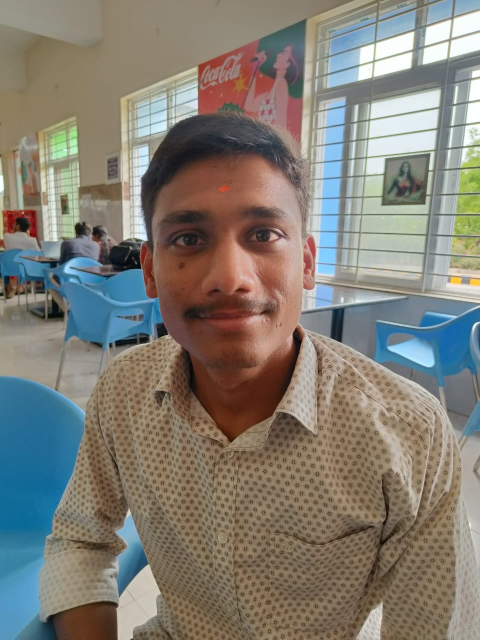
#> input picture python/Sai.jpeg, 960 x 1280 px, given in place of the camera (shown at 1/2 size)
$ python mainv2.py
#> lines starting #> are read from the running program, lines starting #| are printed output that depends on the picture; after the words box and inside, x2 and y2 are one past the last pixel; in counts of white or black regions, pixels touching at a corner belong together
#> the answer given: 1
import cv2
import numpy as np
import os
import serial
import time
import sqlite3
from datetime import datetime
from time import sleep

# Database setup
conn = sqlite3.connect('attendance.db')
c = conn.cursor()
c.execute('''CREATE TABLE IF NOT EXISTS attendance
             (id INTEGER PRIMARY KEY, name TEXT, date TEXT, time TEXT,
              face_recognized INTEGER, fingerprint_matched INTEGER)''')
conn.commit()

# Initialize face recognizer
face_cascade = cv2.CascadeClassifier(cv2.data.haarcascades + 'haarcascade_frontalface_default.xml')
recognizer = cv2.face.LBPHFaceRecognizer_create()


# Load trained faces
def load_trained_faces():
    if os.path.exists('trainer.yml'):
        recognizer.read('trainer.yml')


load_trained_faces()

# Serial communication with Arduino
# arduino = serial.Serial('COM3', 9600, timeout=1)
arduino = serial.Serial('/dev/cu.usbmodem140111', 9600, timeout=1)


time.sleep(2)  # Allow time for Arduino to initialize

# Known faces (should match your training data)
known_faces = {
    0: "Sai",
    # Add more as needed
}


# [66 lines left out: functions train_new_face, reconnect_arduino, not called in this run]


def recognize_face():
    cam = cv2.VideoCapture(1)
    recognized = False
    face_id = None

    while not recognized:
        ret, img = cam.read()
#> img is the input picture: shape (1280, 960, 3); mean B, G, R 116.8, 126, 130.5
        gray = cv2.cvtColor(img, cv2.COLOR_BGR2GRAY)
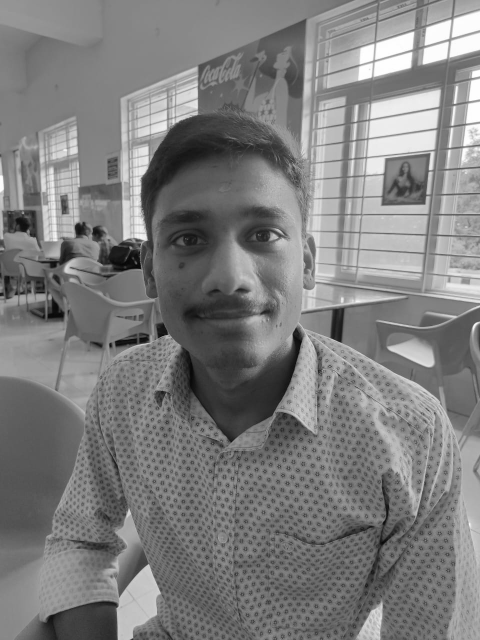
#> gray: shape (1280, 960) (shown at 1/2 size); min 1, max 255, mean 126.3
        faces = face_cascade.detectMultiScale(gray, 1.3, 5)
#> faces = [[109, 716, 92, 92], [244, 305, 430, 430]]

        for (x, y, w, h) in faces:
            cv2.rectangle(img, (x, y), (x + w, y + h), (255, 0, 0), 2)
            id, confidence = recognizer.predict(gray[y:y + h, x:x + w])

            if confidence < 100:
                recognized = True
                face_id = id
                name = known_faces.get(id, "Unknown")
                cv2.putText(img, name, (x, y - 10), cv2.FONT_HERSHEY_SIMPLEX, 0.9, (36, 255, 12), 2)
            else:
                cv2.putText(img, "Unknown", (x, y - 10), cv2.FONT_HERSHEY_SIMPLEX, 0.9, (36, 255, 12), 2)
#> this loop made 1 pass
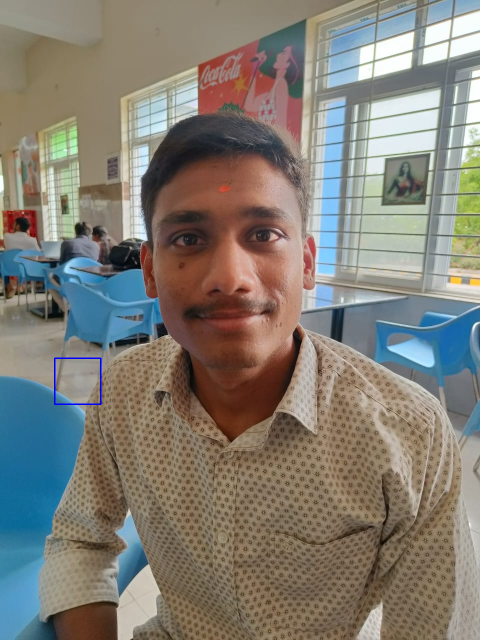
#> img: shape (1280, 960, 3) (shown at 1/2 size); 0.09% of pixels changed, all inside (x1, y1, x2, y2) = (108, 715, 203, 810)

        cv2.imshow('Face Recognition', img)
        if cv2.waitKey(10) & 0xff == 27:  # ESC to exit
            break

    cam.release()
    cv2.destroyAllWindows()
    return face_id


# [11 lines left out: function verify_fingerprint, not called in this run]


def mark_attendance():
    print("Starting face recognition...")
    face_id = recognize_face()
    sleep(2)
    if face_id is not None and face_id in known_faces:
        print(f"Face recognized as {known_faces[face_id]}")
        print("Verifying fingerprint...")
        fingerprint_id = verify_fingerprint()

        if fingerprint_id == face_id:
            print("Fingerprint matched!")
            now = datetime.now()
            date = now.strftime("%Y-%m-%d")
            time = now.strftime("%H:%M:%S")

            c.execute(
                "INSERT INTO attendance (id, name, date, time, face_recognized, fingerprint_matched) VALUES (?, ?, ?, ?, ?, ?)",
                (face_id, known_faces[face_id], date, time, 1, 1))
            conn.commit()
            print("Attendance marked successfully!")
        else:
            print("Fingerprint verification failed!")
    else:
        print("Face not recognized!")


def main_menu():
    while True:
        print("\nBiometric Attendance System")
        print("1. Mark Attendance")
        print("2. Register New User")
        print("3. View Attendance Records")
        print("4. Exit")

        choice = input("Enter your choice: ")

        if choice == '1':
            mark_attendance()
        elif choice == '2':
            name = input("Enter the name of the new user: ")
            train_new_face(name)
        elif choice == '3':
            print("\nAttendance Records:")
            for row in c.execute("SELECT * FROM attendance ORDER BY date DESC, time DESC"):
                print(row)
        elif choice == '4':
            break
        else:
            print("Invalid choice. Please try again.")


if __name__ == "__main__":
    try:
#> (the run stopped early here; a loop or call above may not have finished)

$ run again, on python/Yuvraj.jpeg
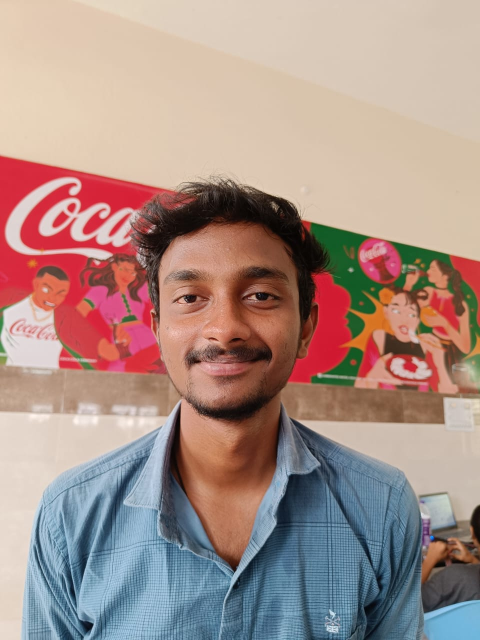
#> input picture python/Yuvraj.jpeg, 960 x 1280 px, given in place of the camera (shown at 1/2 size)
#> in recognize_face, img is the input picture: shape (1280, 960, 3); mean B, G, R 136.5, 143.9, 168.1
#> in recognize_face, `gray = cv2.cvtColor(img, cv2.COLOR_BGR2GRAY)`:
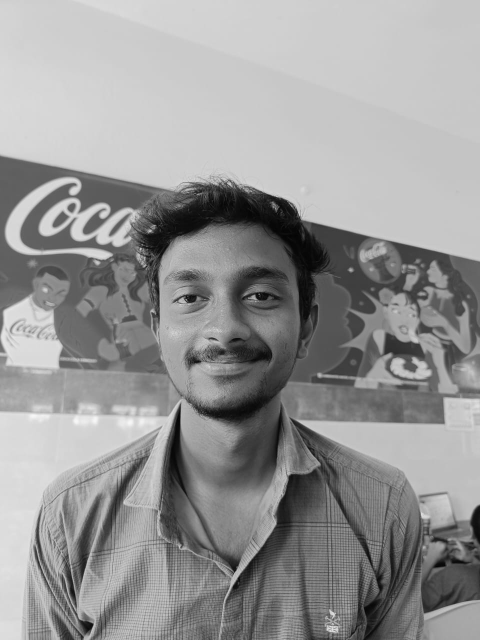
#> gray: shape (1280, 960) (shown at 1/2 size); min 1, max 247, mean 150.3
#> faces = [[276, 441, 372, 372]]
#> the loop in recognize_face, `for (x, y, w, h) in faces:` made 1 pass
#> after the loop in recognize_face, `for (x, y, w, h) in faces:`:
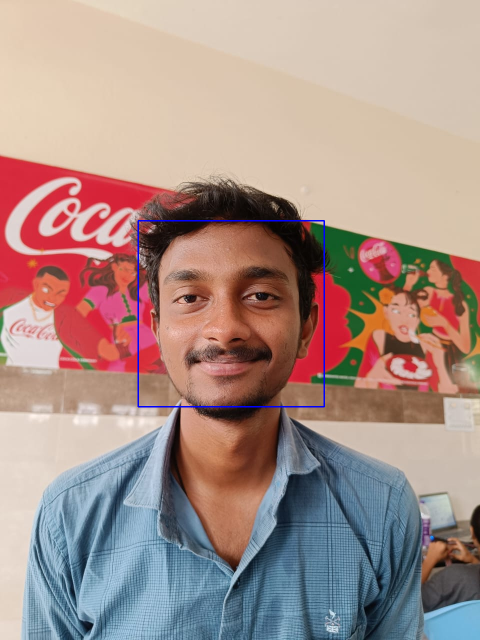
#> img: shape (1280, 960, 3) (shown at 1/2 size); 0.36% of pixels changed, all inside (x1, y1, x2, y2) = (275, 440, 650, 815)
